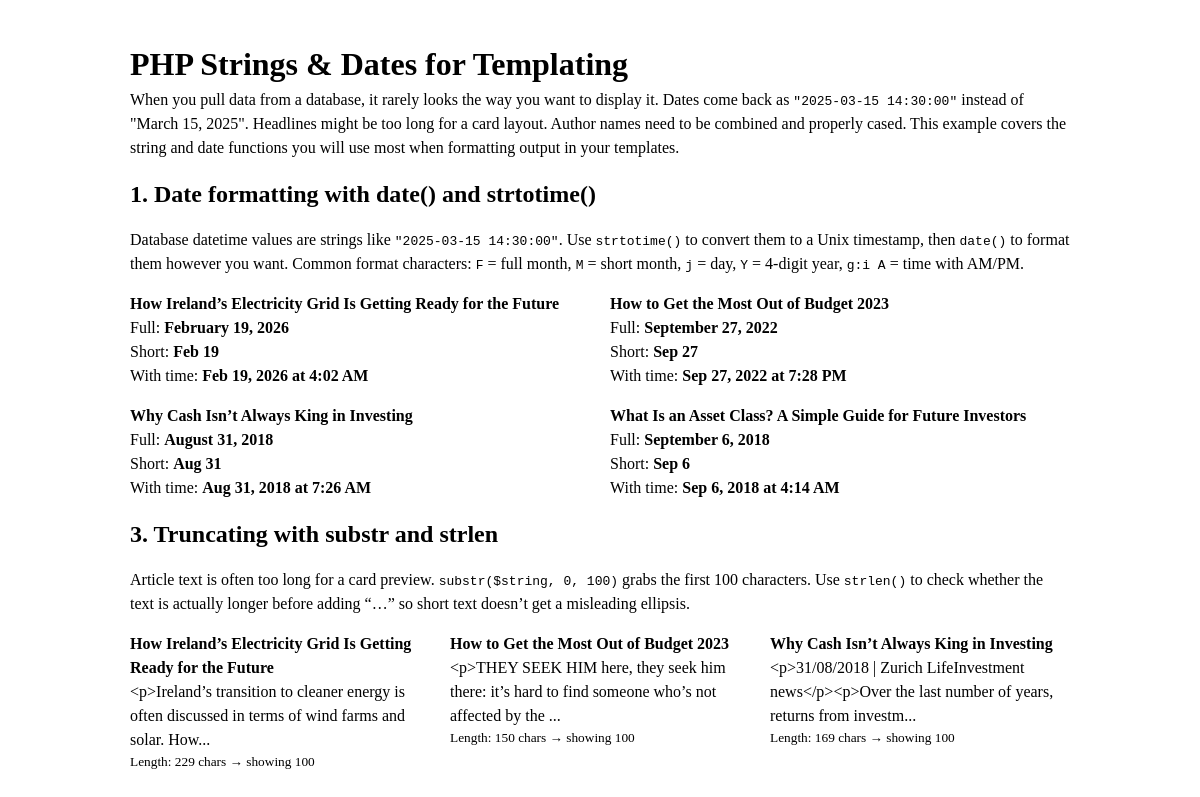
Page /examples/01-php-strings-dates.php on the earlier database version.
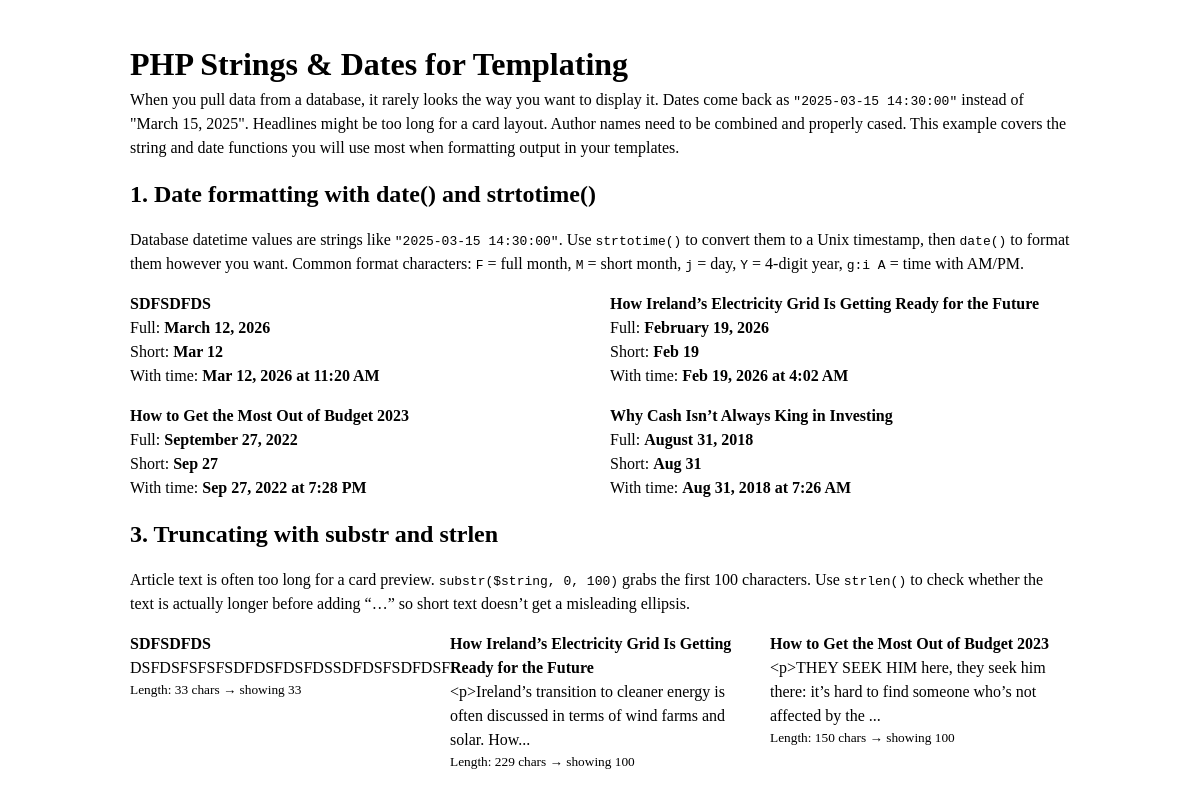
Same page on the later database version.
### tables this page shows
CREATE TABLE `stories` (
  `id` int NOT NULL,
  `headline` varchar(255) NOT NULL,
  `short_headline` varchar(255) NOT NULL,
  `subheadline` varchar(500) NOT NULL,
  `article` text NOT NULL,
  `img_url` varchar(255) NOT NULL,
  `author_id` int NOT NULL,
  `category_id` int NOT NULL,
  `location_id` int NOT NULL,
  `created_at` timestamp NOT NULL DEFAULT CURRENT_TIMESTAMP,
  `updated_at` timestamp NULL DEFAULT CURRENT_TIMESTAMP ON UPDATE CURRENT_TIMESTAMP
);

### lib/config.php (called while the page is built, shortened)
<?php
spl_autoload_register(function ($class) {
    $class_path = str_replace("\\", DIRECTORY_SEPARATOR, $class);
    $file = dirname(__DIR__) . '/classes/' . $class_path . '.php';
});
?>

### classes/DB.php (called while the page is built, shortened)
<?php
class DB {
    private function __construct() {
        $options = [
            PDO::ATTR_ERRMODE            => PDO::ERRMODE_EXCEPTION,
            PDO::ATTR_DEFAULT_FETCH_MODE => PDO::FETCH_ASSOC,
            PDO::ATTR_EMULATE_PREPARES   => false,
            PDO::MYSQL_ATTR_FOUND_ROWS   => true
        ];
    }
}

### classes/Story.php (called while the page is built, shortened)
<?php
require_once 'DB.php';
class Story
{
    public function __construct($props = null)
    {
        if ($props != null) {
            $this->headline       = $props["headline"];
            $this->article     = $props["article"];
            if (array_key_exists("created_at", $props)) {
                $this->created_at = $props["created_at"];
            }
        }
    }
    private static function find($sql, $params, $options = NULL)
    {
        $stories = array();
        $db = null;
        try {
            $db = DB::getInstance()->getConnection();
            if ($options != NULL && is_array($options)) {
                if (array_key_exists("order_by", $options)) {
                    $allowed_columns = array_keys(get_class_vars(self::class));
                    if (in_array($options["order_by"], $allowed_columns)) {
                        $direction = (array_key_exists("order", $options) && strtoupper($options["order"]) === "DESC") ? "DESC" : "ASC";
                        $sql .= " ORDER BY " . $options["order_by"] . " " . $direction;
                    }
                }
                if (array_key_exists("limit", $options)) {
                    $sql .= " LIMIT :limit";
                    $params["limit"] = $options["limit"];
                }
            }
            $stmt = $db->prepare($sql);
            $status = $stmt->execute($params);
            if ($stmt->rowCount() !== 0) {
                $row = $stmt->fetch(PDO::FETCH_ASSOC);
                while ($row !== FALSE) {
                    $story = new Story($row);
                    $stories[] = $story;
                    $row = $stmt->fetch(PDO::FETCH_ASSOC);
                }
            }
        } finally {
            if ($db !== null) {
                $db = null;
            }
        }
        return $stories;
    }
    public static function findAll($options = NULL)
    {
        $sql = "SELECT * FROM stories";
        $params = [];
        $stories = Story::find($sql, $params, $options);
        return $stories;
    }
}

### examples/01-php-strings-dates.php (the view, shortened to what this page needs)
<?php
require_once "../lib/config.php";
$stories = Story::findAll(["limit" => 9, "order_by" => "updated_at", "order" => "DESC"]);
?>
<html>
<head>
    <link rel="stylesheet" href="../css/reset.css">
    <link rel="stylesheet" href="../css/grid.css">
    <link rel="stylesheet" href="css/style.css">
</head>
<body>
    <div class="container">
        <div class="width-12">
            <h1>PHP Strings &amp; Dates for Templating</h1>
            <p>When you pull data from a database, it rarely looks the way you want to display it. Dates come back as <code>"2025-03-15 14:30:00"</code> instead of "March 15, 2025". Headlines might be too long for a card layout. Author names need to be combined and properly cased. This example covers the string and date functions you will use most when formatting output in your templates.</p>
        </div>
        <div class="width-12">
            <h2>1. Date formatting with date() and strtotime()</h2>
        </div>
        <div class="width-12">
            <p>Database datetime values are strings like <code>"2025-03-15 14:30:00"</code>. Use <code>strtotime()</code> to convert them to a Unix timestamp, then <code>date()</code> to format them however you want. Common format characters: <code>F</code> = full month, <code>M</code> = short month, <code>j</code> = day, <code>Y</code> = 4-digit year, <code>g:i A</code> = time with AM/PM.</p>
        </div>
        <?php foreach (array_slice($stories, 0, 4) as $story) { ?>
            <div class="width-6">
                <h4><?= htmlspecialchars($story->headline) ?></h4>
                <p>
                    Full: <strong><?= date("F j, Y", strtotime($story->created_at)) ?></strong><br>
                    Short: <strong><?= date("M j", strtotime($story->created_at)) ?></strong><br>
                    With time: <strong><?= date("M j, Y \a\\t g:i A", strtotime($story->created_at)) ?></strong>
                </p>
            </div>
        <?php } ?>
        <div class="width-12">
            <h2>3. Truncating with substr and strlen</h2>
        </div>
        <div class="width-12">
            <p>Article text is often too long for a card preview. <code>substr($string, 0, 100)</code> grabs the first 100 characters. Use <code>strlen()</code> to check whether the text is actually longer before adding &ldquo;&hellip;&rdquo; so short text doesn&rsquo;t get a misleading ellipsis.</p>
        </div>
        <?php foreach (array_slice($stories, 0, 3) as $story) { ?>
            <div class="width-4">
                <h4><?= htmlspecialchars($story->headline) ?></h4>
                <?php
                $limit = 100;
                $text = $story->article;
                if (strlen($text) > $limit) {
                    $preview = substr($text, 0, $limit) . "...";
                } else {
                    $preview = $text;
                }
                ?>
                <p><?= htmlspecialchars($preview) ?></p>
                <p><small>Length: <?= strlen($text) ?> chars &rarr; showing <?= min(strlen($text), $limit) ?></small></p>
            </div>
        <?php } ?>
    </div>
</body>
</html>

### css/grid.css (style rules this page uses)
.container { padding-top: 40px; padding-bottom: 0px; width: 1200px; margin: auto; display: grid; grid-template-columns: repeat(12, 1fr); grid-column-gap: 20px; grid-row-gap: 10px; grid-row: auto; }
.width-4 { grid-column: span 4; }
.width-6 { grid-column: span 6; }
.width-12 { grid-column: span 12; }

### examples/css/style.css (style rules this page uses)
body { background-color: #fff; }
.container { width: 940px; margin: auto; display: grid; grid-template-columns: repeat(12, 1fr); grid-column-gap: 20px; grid-row-gap: 1em; grid-row: auto; }

Differences in the rows shown:
no longer on this page (row unchanged): stories: headline "What Is an Asset Class? A Simple Guide for Future Investors", created_at "September 6, 2018", created_at "Sep 6", created_at "Sep 6, 2018 at 4:14 AM", shown under "1. Date formatting with date() and strtotime()"
no longer on one of the page's lists (row unchanged): stories: headline "Why Cash Isn’t Always King in Investing", article "<p>31/08/2018 | Zurich LifeInvestment news</p><p>Over the last number of years, returns from investm...", article "169", article "100"
added stories: headline "SDFSDFDS", created_at "March 12, 2026", created_at "Mar 12", created_at "Mar 12, 2026 at 11:20 AM", article "DSFDSFSFSFSDFDSFDSFDSSDFDSFSDFDSF", article "33"
